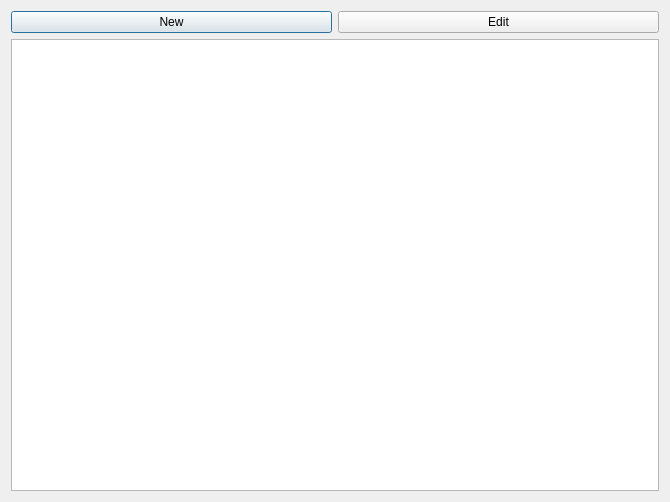
<?xml version="1.0" encoding="UTF-8"?>
<ui version="4.0">
 <class>LinePatternManager</class>
 <widget class="QDialog" name="LinePatternManager">
  <property name="geometry">
   <rect>
    <x>0</x>
    <y>0</y>
    <width>670</width>
    <height>502</height>
   </rect>
  </property>
  <property name="windowTitle">
   <string>Line Patterns</string>
  </property>
  <layout class="QVBoxLayout" name="verticalLayout">
   <item>
    <layout class="QHBoxLayout" name="horizontalLayout">
     <item>
      <widget class="QPushButton" name="newButton">
       <property name="text">
        <string>New</string>
       </property>
      </widget>
     </item>
     <item>
      <widget class="QPushButton" name="editButton">
       <property name="text">
        <string>Edit</string>
       </property>
      </widget>
     </item>
    </layout>
   </item>
   <item>
    <widget class="QTableView" name="lpView">
     <property name="alternatingRowColors">
      <bool>true</bool>
     </property>
     <property name="selectionMode">
      <enum>QAbstractItemView::SingleSelection</enum>
     </property>
     <property name="selectionBehavior">
      <enum>QAbstractItemView::SelectRows</enum>
     </property>
     <attribute name="horizontalHeaderCascadingSectionResizes">
      <bool>true</bool>
     </attribute>
     <attribute name="verticalHeaderVisible">
      <bool>false</bool>
     </attribute>
    </widget>
   </item>
  </layout>
 </widget>
 <resources/>
 <connections/>
</ui>
